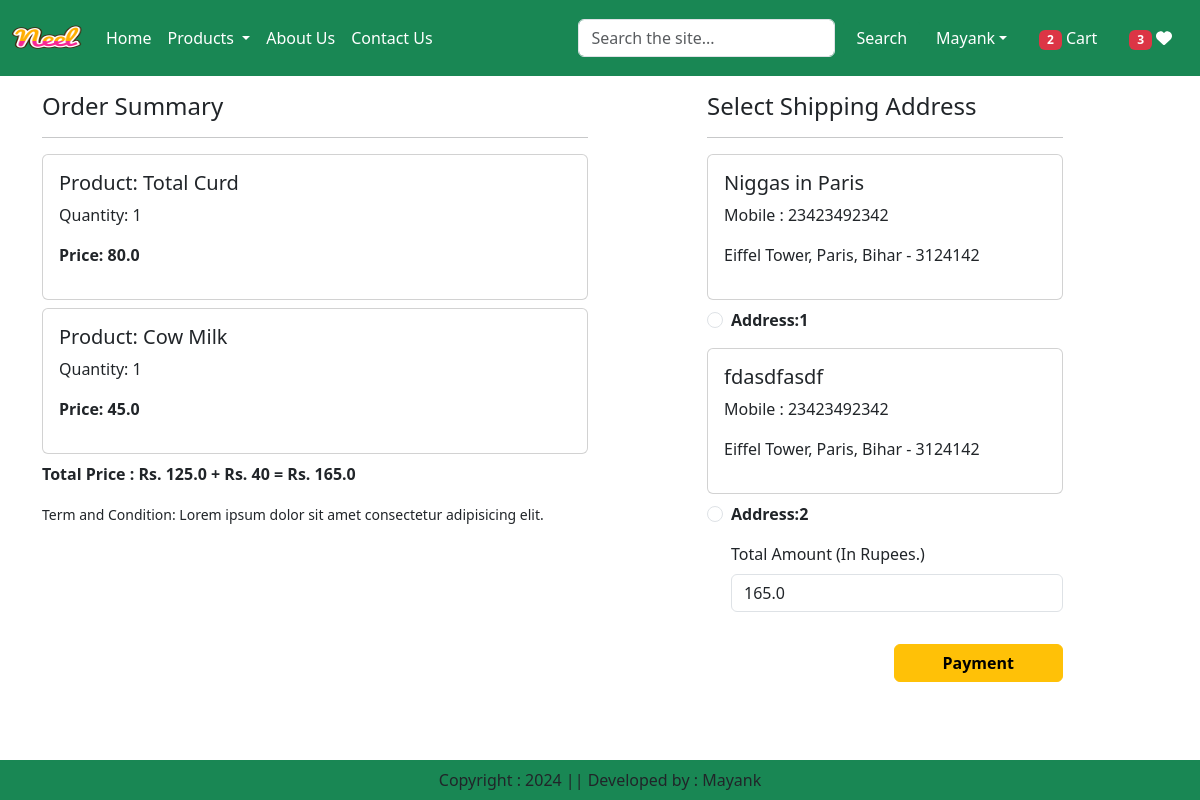
Screenshot of /checkout/ (signed in) with the database file from the repository.
### app/models.py (models this page shows, shortened)
class Cart(models.Model):
    user = models.ForeignKey(User, on_delete=models.CASCADE)
    product = models.ForeignKey(Product, on_delete=models.CASCADE)
    quantity = models.PositiveIntegerField(default=1)

class Product(models.Model):
    title = models.CharField(max_length=100)
    selling_price = models.FloatField()
    discounted_price = models.FloatField()
    description = models.TextField()
    composition = models.TextField(default='')
    prodapp = models.TextField(default='')
    category = models.CharField(choices=CATEGORY_CHOICES, max_length=2)
    product_image = models.ImageField(upload_to='product')

class Customer(models.Model):
    user = models.ForeignKey(User, on_delete=models.CASCADE)
    name = models.CharField(max_length=200)
    locality = models.CharField(max_length=200)
    city = models.CharField(max_length=50)
    mobile = models.IntegerField(default=0)
    zipcode = models.IntegerField()
    state = models.CharField(choices=STATE_CHOICES, max_length=100)

### app/views.py (the view, shortened to what this page needs)
# urls.py: path('checkout/', views.checkout.as_view(), name='checkout'),
@method_decorator(login_required, name='dispatch')
class checkout(View):
    def get(self, request):
        user = request.user
        add = Customer.objects.filter(user=user)
        cart_items = Cart.objects.filter(user=user)
        totalitem = 0
        wishitem = 0
        if request.user.is_authenticated:
            totalitem = len(Cart.objects.filter(user=request.user))
            wishitem = len(Wishlist.objects.filter(user=request.user))
        famount = 0
        for p in cart_items:
            val = p.quantity * p.product.discounted_price
            famount += val
        totalamount = famount + 40
        razoramount = int(totalamount * 100)
        client = razorpay.Client(
            auth=(settings.RAZOR_KEY_ID, settings.RAZOR_KEY_SECRET))
        data = {"amount": razoramount, "currency": "INR",
                "receipt": "order_rcptid_12"}
        payment_response = client.order.create(data=data)
        print(payment_response)
        order_id = payment_response['id']
        order_status = payment_response['status']
        return render(request, 'app/checkout.html', locals())

### app/templates/app/checkout.html (shortened to what this page needs)
{% extends "app/base.html" %}
{% load static %}
{% block main-content %}
<div class="container">
    <div class="row mt-3">
        <div class="col-sm-6">
            <h4>Order Summary</h4>
            <hr />
            {% for item in cart_items %}
            <div class="card mb-2">
                <div class="card-body">
                    <h5>Product: {{item.product.title}}</h5>
                    <p>Quantity: {{item.quantity}}</p>
                    <p class="fw-bold">Price: {{item.product.discounted_price}}</p>
                </div>
            </div>
            {% endfor %}
            <p class="fw-bold">Total Price : Rs. {{famount}} + Rs. 40 = Rs. {{totalamount}}</p>
            <small>Term and Condition: Lorem ipsum dolor sit amet consectetur adipisicing
                elit.</small>
        </div>
        <div class="col-sm-4 offset-sm-1">
            <h4>Select Shipping Address</h4>
            <hr />
            <form method="post" id="myform">
                {% for ad in add %}
                <div class="card">
                    <div class="card-body">
                        <h5>{{ad.name}}</h5>
                        <p>Mobile : {{ad.mobile}}</p>
                        <p>{{ad.locality}}, {{ad.city}}, {{ad.state}} - {{ad.zipcode}}</p>
                    </div>
                </div>
                <div class="form-check mt-2 mb-3">
                    <input class="form-check-input" type="radio" name="custid" id="custadd{{forloop.counter}}"
                        value="{{ad.id}}" />
                    <label class="form-check-label fw-bold"
                        for="custadd{{forloop.counter}}">Address:{{forloop.counter}}</label>
                </div>
                {% endfor %}
                <div class="form-check mb-3">
                    <label for="totalamount" class="form-label">Total Amount (In Rupees.)</label>
                    <input type="number" class="form-control" name="totalamount" value="{{totalamount}}" readonly />
                </div>
                <div class="text-end">
                    <button id="rzp-button1" type="submit" class="btn btn-warning mt-3 px-5 fw-bold">
                        Payment
                    </button>
                </div>
            </form>
        </div>
    </div>
</div>
{% endblock main-content %}

### rows the page displays
Cart: product "Total Curd", quantity "1", product.discounted_price "80.0"
Cart: product "Cow Milk", quantity "1", product.discounted_price "45.0"
Customer: name "Niggas in Paris", mobile "23423492342", locality "Eiffel Tower", city "Paris", state "Bihar", zipcode "3124142"
Customer: name "fdasdfasdf", mobile "23423492342", locality "Eiffel Tower", city "Paris", state "Bihar", zipcode "3124142"

### other values shown
{{ totalitem }} "2"
{{ wishitem }} "3"
{{ famount }} "125.0"
{{ totalamount }} "165.0"
